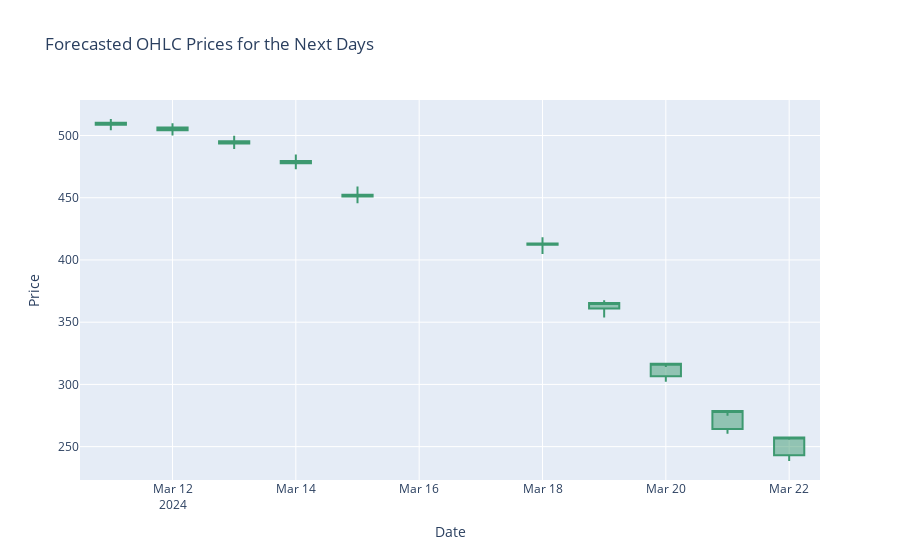

Write notebook code for a chart like this one.
### Markdown cell above
## Future Price Forecasting Function

The `forecast_future` function aims to predict future stock prices for a set number of days beyond the available data. It uses the last known data sequence as the input to the LSTM model to generate future predictions iteratively.

### Parameters:
- `stock_data`: The DataFrame containing historical stock data.
- `model`: The trained LSTM model for prediction.
- `scaler`: The scaler object used for normalizing the data.
- `seq_length`: The length of the input data sequence for the LSTM model.
- `num_features`: The number of features in the input data.
- `future_days`: The number of future days to predict.

### Process:
- The function first extracts the last sequence of data from the DataFrame.
- This sequence is then scaled and fed into the model to predict the next time step.
- This process is repeated for the specified number of `future_days`.
- Each new prediction is appended to the sequence for subsequent predictions.

### Returns:
- `future_predictions`: An array of predicted values for the specified number of days into the future.

## Complete Forecasting and Plotting Function

The `forecast_and_plot_complete` function encompasses the entire process of forecasting and visualization. It integrates data preparation, model training, evaluation, and future price prediction into a single workflow.

### Parameters:
- `ticker`: The stock symbol for the company being analyzed.
- `features`: The list of stock attributes to use for prediction, such as 'Open', 'High', 'Low', 'Close'.
- `start_date`: The starting date for the historical data to download.
- `end_date`: The ending date for the historical data to download.
- `seq_length`: The length of the sequence to use in the LSTM model.
- `future_days`: The number of future days to forecast and visualize.

### Workflow:
- The function begins by downloading and scaling the stock data.
- It then creates sequences for the LSTM and splits the data into training and test sets.
- A LSTM model is built and trained with the training data.
- The model's performance is evaluated on the test data using metrics such as MAE, MSE, and RMSE.
- Future prices are forecasted using the entire available dataset.
- The future predictions are visualized as 'ghost candles' on a plot, providing a graphical representation of expected future price movements.

### Execution:
- Set the parameters for the stock symbol, features, date range, and sequence length.
- Call `forecast_and_plot_complete` to perform the forecasting and plotting.

### Code cell
def plot_ghost_candles(future_predictions, start_date):
    future_dates = pd.date_range(start=start_date, periods=len(future_predictions), freq='B')
    
    fig = go.Figure(data=[go.Candlestick(x=future_dates,
                                         open=future_predictions[:, 0],
                                         high=future_predictions[:, 1],
                                         low=future_predictions[:, 2],
                                         close=future_predictions[:, 3],
                                         name='Forecast')])
    fig.update_layout(title='Forecasted OHLC Prices for the Next Days',
                      xaxis_title='Date',
                      yaxis_title='Price',
                      xaxis_rangeslider_visible=False)
    fig.show()
def forecast_future(stock_data, model, scaler, seq_length, num_features, future_days=10):
    # Directly use the DataFrame without slicing it before the function call
    # Ensure stock_data is in the expected DataFrame format with columns
    
    # Extract the last sequence from the DataFrame
    last_sequence_df = stock_data.iloc[-seq_length:]  # Ensure this is a DataFrame slice
    last_sequence = scaler.transform(last_sequence_df[features])
    last_sequence = np.expand_dims(last_sequence, axis=0)
    
    future_predictions = []
    
    for _ in range(future_days):
        prediction = model.predict(last_sequence)
        future_predictions.append(prediction[0])
        last_sequence = np.roll(last_sequence, -1, axis=1)
        last_sequence[:, -1, :] = prediction

    future_predictions = np.array(future_predictions)
    future_predictions = scaler.inverse_transform(future_predictions)
    
    return future_predictions

def forecast_and_plot_complete(ticker, features, start_date, end_date, seq_length, future_days=10):
    stock_data = download_stock_data(ticker, start_date, end_date)
#     scaler, scaled_data = scale_data(stock_data[features].values)
    scaler, scaled_data = scale_data(stock_data[features].values, features)
    
    X, y = create_sequences(scaled_data, seq_length)
    split_idx = int(len(X) * 0.8)
    X_train, y_train = X[:split_idx], y[:split_idx]
    X_test, y_test = X[split_idx:], y[split_idx:]
    
    num_features = len(features)
    X_train = X_train.reshape((X_train.shape[0], seq_length, num_features))
    X_test = X_test.reshape((X_test.shape[0], seq_length, num_features))
    
    model = build_and_train_model(X_train, y_train, seq_length, num_features, epochs=50, batch_size=32)
    
    # Generate predictions for the test set
    predicted_values_test = model.predict(X_test)
    mae, mse, rmse = calculate_metrics(scaler.inverse_transform(y_test), scaler.inverse_transform(predicted_values_test))
    print(f"Test Set - MAE: {mae}, MSE: {mse}, RMSE: {rmse}")
    
    # Forecast future prices directly from the entire stock_data DataFrame
    future_predictions = forecast_future(stock_data, model, scaler, seq_length, num_features, future_days)
    plot_ghost_candles(future_predictions, '2024-03-11')

# Parameters
ticker = 'SPY'
features = ['Open', 'High', 'Low', 'Close']
start_date = '2022-03-11'
end_date = '2024-03-11'
seq_length = 10

# Execute the complete forecast and plot function
forecast_and_plot_complete(ticker, features, start_date, end_date, seq_length)

### Figure 1 — Plotly figure (JSON) as saved in the notebook; plotly's stock layout.template omitted (floating-point values rounded to 4 significant figures)
{"data": [{"close": [510.2, 506.4, 495.5, 479.5, 452.5, 413.3, 365.5, 316.5, 278.6, 257.4], "high": [513.3, 509.9, 499.7, 484.7, 459.0, 418.3, 367.6, 314.1, 274.8, 255.5], "low": [504.2, 500.1, 489.1, 472.9, 445.6, 404.8, 353.7, 302.1, 260.3, 238.5], "name": "Forecast", "open": [508.5, 504.3, 493.5, 477.7, 451.1, 412.2, 361.0, 306.5, 264.2, 243.0], "type": "candlestick", "x": ["2024-03-11T00:00:00", "2024-03-12T00:00:00", "2024-03-13T00:00:00", "2024-03-14T00:00:00", "2024-03-15T00:00:00", "2024-03-18T00:00:00", "2024-03-19T00:00:00", "2024-03-20T00:00:00", "2024-03-21T00:00:00", "2024-03-22T00:00:00"]}], "layout": {"title": {"text": "Forecasted OHLC Prices for the Next Days"}, "xaxis": {"rangeslider": {"visible": false}, "title": {"text": "Date"}}, "yaxis": {"title": {"text": "Price"}}}}
